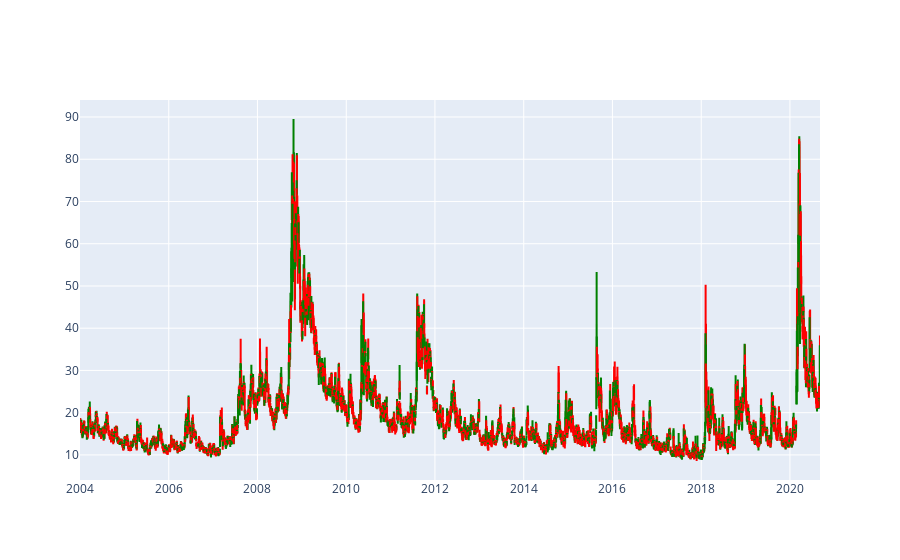

The cell this chart's notebook holds for it:
### Code cell
fig = go.Figure()

fig.add_trace(go.Candlestick(x=volatilidad["Date"], # x=msft.index.strftime("%y/%m/%d") # para evitar trazar los dias sin dato
                            open=volatilidad["VIX Open"],
                            high=volatilidad["VIX High"],
                            low=volatilidad["VIX Low"],
                            close=volatilidad["VIX Close"],
                            increasing_line_color = 'green',
                            decreasing_line_color = 'red'))
fig.update_layout(xaxis_rangeslider_visible=False) #para ocultar la barra de abajo
fig.show()

### Figure 1 — Plotly figure (JSON) as saved in the notebook; plotly's stock layout.template omitted (floating-point values rounded to 4 significant figures; data arrays with more than 128 entries replaced by an {"elided": "..."} marker saying what was removed)
{"data": [{"close": {"elided": "4199 float values"}, "decreasing": {"line": {"color": "red"}}, "high": {"elided": "4199 float values"}, "increasing": {"line": {"color": "green"}}, "low": {"elided": "4199 float values"}, "open": {"elided": "4199 float values"}, "type": "candlestick", "x": {"elided": "4199 str values"}}], "layout": {"xaxis": {"rangeslider": {"visible": false}}}}
